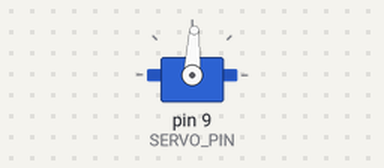
The sketch below on a simulated Arduino Nano, built with avr-gcc and run on an emulated ATmega328P. On the bench: servo. The local clock reads 2024-03-15 10:24:30 at power-on unless the sketch sets it.

Above: at 0.1 s.
At 0.7 s:
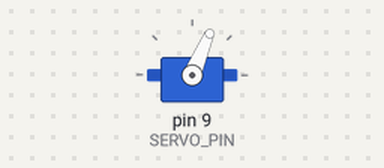
At 1.3 s:
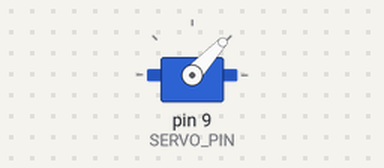
At 2.8 s:
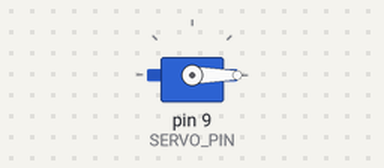
Timing chart, 0 to 4.3 s (numbered marks = the images above):
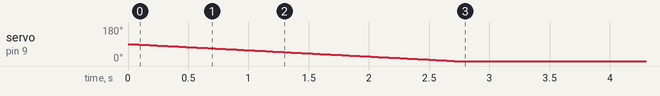

The sketch:

FishFeeder.ino
```cpp
// (licence header left out)
#include <Servo.h>
#include <DS3231.h>

// RTC
DS3231 rtc(SDA, SCL); // Init the DS3231 using the hardware interface

// FOOD Servo Vars
Servo foodServo;            // Create servo object to control a servo
const int SERVO_PIN = 9;     // Arduino PIN Number (PWD)
const int MAX_DEG = 45;      // Max Degree
const int DEG_DELAY = 30;    // Delay between pulses
const int DEG_INCREMENT = 4; // Degree to increment
int pos = 0;                // Save servo position

// PROJECT VARS
const boolean DEV_MODE = false;   // When Dev Mode is true, Serial comms are avaiable
String currTime ="";             // Save current time hh:mm
String lastFeedTime= "";         // Last time feeder work
int servoInPosition = 0;         // Servo position when loop function start
int i=0;                         // Aux var

// USER VARS
char *feedTime[] = {"10:00","16:30","22:00"}; // Fixed string array with feeding time. Format: HH:mm / 24h
int feedTurn = 3;                // How many times servo make moviment


/**
 * Arduino Setup Function
 */
void setup() {
  // Initialize the rtc object
  rtc.begin();

  // Reset Servo - Sametimes the servo position is not 0 on Arduino boot
  servoInPosition = foodServo.read();
  if(servoInPosition > 0){
    swl("Reset Food Servo");
    resetServoPosition(servoInPosition);
  }

  // Activate Serial for Debug Proposes only in Development mode
  if(DEV_MODE){
    Serial.begin(9600);
  }
}

/**
 * Arduino Main Loop Function
 */
void loop() {

  // Get current time
  currTime = rtc.getTimeStr(FORMAT_SHORT);

  // Make a full cicle in feedTime array to check for rigth time to activate the servo
  // *sizeof allow to set any size array, without change this part of code
  for(i=0; i< sizeof(feedTime); i++){
    // Check if Current Time is Equal to feedTime in this array position
    // And currTime is Not Equal to lastFeedTime
    if( currTime == feedTime[i]  && currTime != lastFeedTime){
      swl("Its Feeding Time People");
      startFeeding();
      // Set lasteFeedTime to currTime to be used as control variable
      lastFeedTime=currTime;
    }
  }

  // Delay for next turn - 10 seconds
  delay(10000);
}

/**
 * Define work for Servo, to start and stop is job
 */
void startFeeding(){
  int turn = 0;
  // Attach servo for power to start run in servo
  foodServo.attach(SERVO_PIN);

  // Make servo move
  while (turn < feedTurn){
    for (pos = 0; pos <= MAX_DEG; pos += DEG_INCREMENT) {
      foodServo.write(pos);
      delay(DEG_DELAY);
    }
    for (pos = MAX_DEG; pos >= 0; pos -= DEG_INCREMENT) {
      foodServo.write(pos);
      delay(DEG_DELAY);

    }
    turn++;
  }
  // Detach servo to stop using power
  foodServo.detach();
}

/**
 * Servo Position reset
 */
void resetServoPosition(int startPos){
  foodServo.attach(SERVO_PIN);

  // Need to loop to return servo position to zero
  for (pos = startPos; pos >= 0; pos--) {
    foodServo.write(pos);
    delay(DEG_DELAY);
  }
  foodServo.detach();
}

/**
 * Communication Fuction to send data using Serial port
 */
void swl (String txt){
  if(DEV_MODE){
    Serial.println(txt);
  }
}
```
